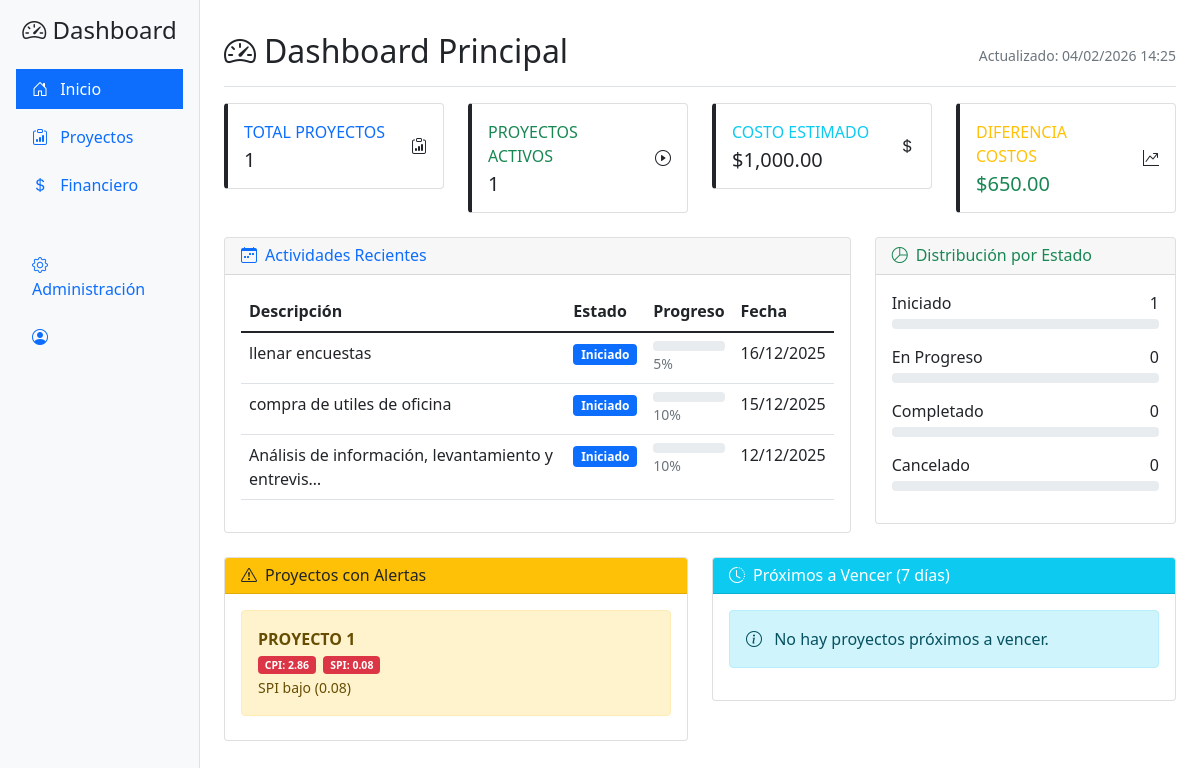
/dashboard/, run on the app's committed database.
### lineabase/models.py (models this page shows, shortened)
class Actividad(models.Model):
    actividadAnterior = models.ForeignKey(to='self', on_delete=models.CASCADE, null=True, blank=True)
    costoPlanificado = models.DecimalField( decimal_places=2, max_digits=10)
    costoReal = models.DecimalField( decimal_places=2, max_digits=10)
    descripcion = models.TextField()
    esHito = models.BooleanField()
    estado = models.IntegerField(choices=ESTADO, default=0)
    fechaInicio = models.DateField()
    fechaFin = models.DateField()
    fechaInicioReal = models.DateField()
    fechaFinReal = models.DateField()
    porcentajeCompletado = models.IntegerField()
    cronograma = models.ForeignKey(to=Cronograma, on_delete=models.CASCADE)
    recursos = models.ManyToManyField(to=Recurso, blank=True)
    presupuesto = models.ForeignKey(to=Presupuesto, on_delete=models.CASCADE)
    slug = models.SlugField(unique=True, max_length=200, blank=True)
    totalRecursosActividad = property(lambda self: sum(recurso.costoUnitario * recurso.cantidad for recurso in self.recursos.all()))

### gestionproyecto/models.py (models this page shows, shortened)
class Proyecto(models.Model):
    nombre = models.CharField(max_length=100)
    descripcion = models.TextField()
    fecha_inicio = models.DateField()
    fecha_fin = models.DateField()
    estado = models.IntegerField(choices=ESTADO, default=0)
    fecha_creacion = models.DateTimeField(auto_now_add=True)
    fecha_modificacion = models.DateTimeField(auto_now=True)
    acta_constitucion = models.OneToOneField(to='gestionproyecto.ActaConstitucion', on_delete=models.CASCADE, null=True, blank=True)
    interesados = models.ManyToManyField(to=Interesado, blank=True)
    comunicaciones = models.ManyToManyField(to=Comunicacion, blank=True)
    riesgos = models.ManyToManyField(to=Riesgo, blank=True)
    alcances = models.ManyToManyField(to=Alcance, blank=True)
    slug = models.SlugField(unique=True, max_length=200, blank=True)

### dashboard/views.py (the view)
# urls.py: path('', views.dashboard_principal, name='principal'),
def dashboard_principal(request):
    total_proyectos = Proyecto.objects.count()
    proyectos_activos = Proyecto.objects.filter(estado__in=[0, 1]).count()
    proyectos_completados = Proyecto.objects.filter(estado=2).count()
    proyectos_por_estado = {
        'Iniciado': Proyecto.objects.filter(estado=0).count(),
        'En Progreso': Proyecto.objects.filter(estado=1).count(),
        'Completado': Proyecto.objects.filter(estado=2).count(),
        'Cancelado': Proyecto.objects.filter(estado=3).count(),
    }
    cronogramas = Cronograma.objects.all()
    costo_total_estimado = sum(c.costoEstimado for c in cronogramas) if cronogramas else 0
    costo_total_real = sum(c.costoRealTotal for c in cronogramas) if cronogramas else 0
    actividades_recientes = Actividad.objects.order_by('-fechaInicio')[:10]
    ultimos_cpi = CostPerformanceIndexCPI.objects.order_by('-fecha')[:5]
    ultimos_spi = ShedulePerformanceIndexSPI.objects.order_by('-fecha')[:5]
    proyectos_con_problemas = obtener_proyectos_con_problemas()
    hoy = timezone.now().date()
    proyectos_proximos_vencer = Proyecto.objects.filter(
        fecha_fin__range=[hoy, hoy + timedelta(days=7)],
        estado__in=[0, 1]
    )
    context = {
        'total_proyectos': total_proyectos,
        'proyectos_activos': proyectos_activos,
        'proyectos_completados': proyectos_completados,
        'proyectos_por_estado': proyectos_por_estado,
        'costo_total_estimado': costo_total_estimado,
        'costo_total_real': costo_total_real,
        'diferencia_costo': costo_total_estimado - costo_total_real,
        'actividades_recientes': actividades_recientes,
        'ultimos_cpi': ultimos_cpi,
        'ultimos_spi': ultimos_spi,
        'proyectos_con_problemas': proyectos_con_problemas[:5],
        'proyectos_proximos_vencer': proyectos_proximos_vencer,
    }
    return render(request, 'dashboard/dashboard.html', context)

### dashboard/templatetags/dashboard_filters.py (called while the page is built)
@register.filter
def currency(value):
    if value is None:
        return "$0.00"
    return f"${value:,.2f}"

@register.filter
def progress_color(value):
    if value >= 80:
        return "success"
    elif value >= 50:
        return "warning"
    else:
        return "danger"

@register.filter
def estado_badge(estado):
    colores = {
        0: ('primary', 'Iniciado'),
        1: ('warning', 'En Progreso'),
        2: ('success', 'Completado'),
        3: ('danger', 'Cancelado'),
    }
    color, texto = colores.get(estado, ('secondary', 'Desconocido'))
    return format_html('<span class="badge bg-{}">{}</span>', color, texto)

### lineabase/models.py (called while the page is built)
    @property
    def costoRealTotal(self):
        actividades = self.actividad_set.all()
        return sum(actividad.costoReal for actividad in actividades)

    @property
    def porcentajeCompletado(self):
        actividades = self.actividad_set.all()
        if actividades:
            return sum(actividad.porcentajeCompletado for actividad in actividades) // actividades.count()
        return 0

### seguimiento/models.py (called while the page is built)
    @property
    def costoReal(self):
        cronograma = self.seguimiento.proyecto.cronograma_set.first()
        if cronograma:
            return cronograma.costoRealTotal
        return 0

    @property
    def costoPlanificado(self):
        cronograma = self.seguimiento.proyecto.cronograma_set.first()
        if cronograma:
            return cronograma.costoEstimado
        return 0

    @property
    def valorCPI(self):
        if self.costoReal > 0:
            return self.costoPlanificado / self.costoReal
        return 0

    @property
    def valor(self):
        cronograma = self.seguimiento.proyecto.cronograma_set.first()
        if cronograma:
            porcentaje_completado = cronograma.porcentajeCompletado / 100
            return cronograma.costoEstimado * Decimal(str(porcentaje_completado))
        return 0

    @property
    def valor(self):
        cronograma = self.seguimiento.proyecto.cronograma_set.first()
        if cronograma:
            tiempo_total = (cronograma.fechaFinProyecto - cronograma.fechaInicioProyecto).days
            dias_transcurridos = (self.fecha - cronograma.fechaInicioProyecto).days
            if tiempo_total > 0:
                porcentaje_planificado = min(dias_transcurridos / tiempo_total, 1)
                return cronograma.costoEstimado * Decimal(str(porcentaje_planificado))
        return 0

### templates/dashboard/dashboard.html (shortened to what this page needs)
{% extends 'dashboard/base.html' %}
{% load dashboard_filters %}
{% block content %}
<div class="d-flex justify-content-between flex-wrap flex-md-nowrap align-items-center pt-3 pb-2 mb-3 border-bottom">
    <h1 class="h2">
        <i class="bi bi-speedometer2 me-2"></i>Dashboard Principal
    </h1>
    <div class="btn-toolbar mb-2 mb-md-0">
        <small class="text-muted">Actualizado: {% now "d/m/Y H:i" %}</small>
    </div>
</div>
<div class="row mb-4">
    <div class="col-md-3">
        <div class="card metric-card border-left-primary">
            <div class="card-body">
                <div class="row no-gutters align-items-center">
                    <div class="col mr-2">
                        <div class="text-xs font-weight-bold text-primary text-uppercase mb-1">
                            Total Proyectos
                        </div>
                        <div class="h5 mb-0 font-weight-bold text-gray-800">
                            {{ total_proyectos }}
                        </div>
                    </div>
                    <div class="col-auto">
                        <i class="bi bi-clipboard-data fa-2x text-gray-300"></i>
                    </div>
                </div>
            </div>
        </div>
    </div>
    <div class="col-md-3">
        <div class="card metric-card border-left-success">
            <div class="card-body">
                <div class="row no-gutters align-items-center">
                    <div class="col mr-2">
                        <div class="text-xs font-weight-bold text-success text-uppercase mb-1">
                            Proyectos Activos
                        </div>
                        <div class="h5 mb-0 font-weight-bold text-gray-800">
                            {{ proyectos_activos }}
                        </div>
                    </div>
                    <div class="col-auto">
                        <i class="bi bi-play-circle fa-2x text-gray-300"></i>
                    </div>
                </div>
            </div>
        </div>
    </div>
    <div class="col-md-3">
        <div class="card metric-card border-left-info">
            <div class="card-body">
                <div class="row no-gutters align-items-center">
                    <div class="col mr-2">
                        <div class="text-xs font-weight-bold text-info text-uppercase mb-1">
                            Costo Estimado
                        </div>
                        <div class="h5 mb-0 font-weight-bold text-gray-800">
                            {{ costo_total_estimado|currency }}
                        </div>
                    </div>
                    <div class="col-auto">
                        <i class="bi bi-currency-dollar fa-2x text-gray-300"></i>
                    </div>
                </div>
            </div>
        </div>
    </div>
    <div class="col-md-3">
        <div class="card metric-card border-left-warning">
            <div class="card-body">
                <div class="row no-gutters align-items-center">
                    <div class="col mr-2">
                        <div class="text-xs font-weight-bold text-warning text-uppercase mb-1">
                            Diferencia Costos
                        </div>
                        <div class="h5 mb-0 font-weight-bold text-gray-800 {% if diferencia_costo >= 0 %}text-success{% else %}text-danger{% endif %}">
                            {{ diferencia_costo|currency }}
                        </div>
                    </div>
                    <div class="col-auto">
                        <i class="bi bi-graph-up-arrow fa-2x text-gray-300"></i>
                    </div>
                </div>
            </div>
        </div>
    </div>
</div>
<div class="row mb-4">
    <div class="col-md-8">
        <div class="card">
            <div class="card-header">
                <h6 class="m-0 font-weight-bold text-primary">
                    <i class="bi bi-calendar-week me-2"></i>Actividades Recientes
                </h6>
            </div>
            <div class="card-body">
                <div class="table-responsive">
                    <table class="table table-hover">
                        <thead>
                            <tr>
                                <th>Descripción</th>
                                <th>Estado</th>
                                <th>Progreso</th>
                                <th>Fecha</th>
                            </tr>
                        </thead>
                        <tbody>
                            {% for actividad in actividades_recientes %}
                            <tr>
                                <td>{{ actividad.descripcion|truncatechars:50 }}</td>
                                <td>{{ actividad.estado|estado_badge }}</td>
                                <td>
                                    <div class="progress" style="height: 10px;">
                                    </div>
                                    <small class="text-muted">{{ actividad.porcentajeCompletado }}%</small>
                                </td>
                                <td>{{ actividad.fechaInicio|date:"d/m/Y" }}</td>
                            </tr>
                            {% empty %}
                            <tr>
                                <td colspan="4" class="text-center text-muted">No hay actividades recientes</td>
                            </tr>
                            {% endfor %}
                        </tbody>
                    </table>
                </div>
            </div>
        </div>
    </div>
    <div class="col-md-4">
        <div class="card">
            <div class="card-header">
                <h6 class="m-0 font-weight-bold text-success">
                    <i class="bi bi-pie-chart me-2"></i>Distribución por Estado
                </h6>
            </div>
            <div class="card-body">
                {% for estado, cantidad in proyectos_por_estado.items %}
                <div class="mb-3">
                    <div class="d-flex justify-content-between mb-1">
                        <span>{{ estado }}</span>
                        <span class="font-weight-bold">{{ cantidad }}</span>
                    </div>
                    <div class="progress" style="height: 10px;">
                    </div>
                </div>
                {% endfor %}
            </div>
        </div>
    </div>
</div>
<div class="row">
    <div class="col-md-6">
        <div class="card border-left-warning">
            <div class="card-header bg-warning text-dark">
                <h6 class="m-0 font-weight-bold">
                    <i class="bi bi-exclamation-triangle me-2"></i>Proyectos con Alertas
                </h6>
            </div>
            <div class="card-body">
                {% if proyectos_con_problemas %}
                    {% for proyecto in proyectos_con_problemas %}
                    <div class="alert alert-warning alert-dismissible fade show mb-2" role="alert">
                        <strong>{{ proyecto.proyecto.nombre }}</strong>
                        <br>
                        <small>
                            {% if proyecto.cpi %}<span class="badge bg-danger me-1">CPI: {{ proyecto.cpi|floatformat:2 }}</span>{% endif %}
                            {% if proyecto.spi %}<span class="badge bg-danger">SPI: {{ proyecto.spi|floatformat:2 }}</span>{% endif %}
                            <br>
                            {{ proyecto.razones }}
                        </small>
                    </div>
                    {% endfor %}
                {% else %}
                    <div class="alert alert-success">
                        <i class="bi bi-check-circle me-2"></i>
                        No hay proyectos con problemas críticos.
                    </div>
                {% endif %}
            </div>
        </div>
    </div>
    <div class="col-md-6">
        <div class="card border-left-info">
            <div class="card-header bg-info text-white">
                <h6 class="m-0 font-weight-bold">
                    <i class="bi bi-clock-history me-2"></i>Próximos a Vencer (7 días)
                </h6>
            </div>
            <div class="card-body">
                {% if proyectos_proximos_vencer %}
                    {% for proyecto in proyectos_proximos_vencer %}
                    <div class="d-flex justify-content-between align-items-center mb-2 p-2 bg-light rounded">
                        <div>
                            <strong>{{ proyecto.nombre }}</strong><br>
                            <small class="text-muted">Vence: {{ proyecto.fecha_fin|date:"d/m/Y" }}</small>
                        </div>
                        <span class="badge bg-warning">{{ proyecto.get_estado_display }}</span>
                    </div>
                    {% endfor %}
                {% else %}
                    <div class="alert alert-info">
                        <i class="bi bi-info-circle me-2"></i>
                        No hay proyectos próximos a vencer.
                    </div>
                {% endif %}
            </div>
        </div>
    </div>
</div>
{% endblock %}

### templates/dashboard/base.html (style rules this page uses)
.metric-card { border-left: 4px solid; transition: transform 0.2s; }

### data on the page
Actividad: descripcion "llenar encuestas", estado|estado_badge "Iniciado", porcentajeCompletado "5", fechaInicio "16/12/2025"
Actividad: descripcion "compra de utiles de oficina", estado|estado_badge "Iniciado", porcentajeCompletado "10", fechaInicio "15/12/2025"
Actividad: descripcion "Análisis de información, levantamiento y entrevis…", estado|estado_badge "Iniciado", porcentajeCompletado "10", fechaInicio "12/12/2025"
Proyecto: proyecto.nombre "PROYECTO 1", cpi "2.86", spi "0.08", razones "SPI bajo (0.08)"

### other printed values
{{ total_proyectos }} "1"
{{ proyectos_activos }} "1"
{{ costo_total_estimado|currency }} "$1,000.00"
{{ diferencia_costo|currency }} "$650.00"
{{ estado }} "Iniciado" "En Progreso" "Completado" "Cancelado"
{{ cantidad }} "1" "0" "0" "0"
